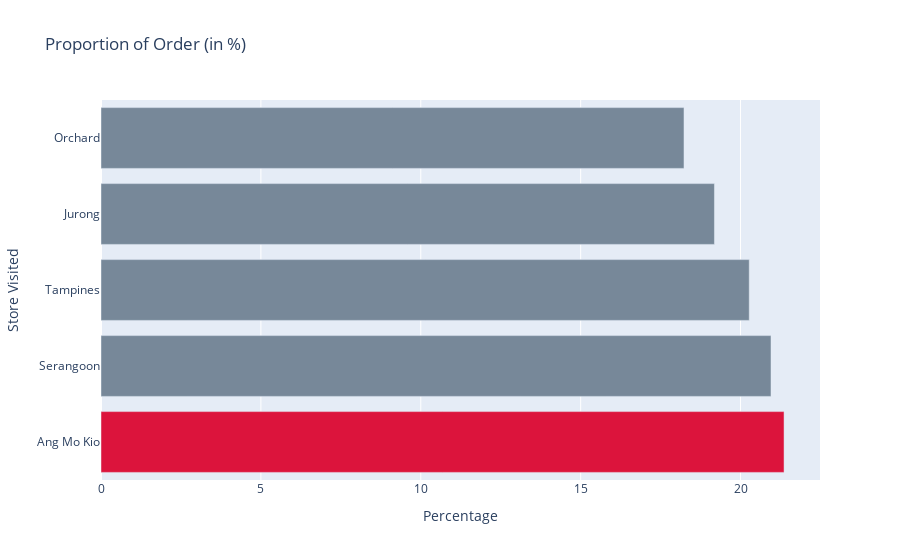

Notebook source saved alongside this figure:
### Code cell
counts = df3['Store Visited'].value_counts()*100/sum(df3['Store Visited'].value_counts())
popular_labels = counts.index[:10]   # Top 10
popular_labels
colors = ['lightslategray',] * len(popular_labels)
colors[0] = 'crimson'
fig = go.Figure(data=[go.Bar(
    x=counts[:10],
    y=popular_labels,
    marker_color=colors, # marker color can be a single color value or an iterable
    orientation='h'
)])

fig.update_layout(title_text='Proportion of Order (in %)',
                  xaxis_title="Percentage",
                  yaxis_title="Store Visited")

### Figure 1 — Plotly figure (JSON) as saved in the notebook; plotly's stock layout.template omitted (floating-point values rounded to 4 significant figures)
{"data": [{"marker": {"color": ["crimson", "lightslategray", "lightslategray", "lightslategray", "lightslategray"]}, "orientation": "h", "type": "bar", "x": [21.36, 20.95, 20.27, 19.18, 18.23], "y": ["Ang Mo Kio", "Serangoon", "Tampines", "Jurong", "Orchard"]}], "layout": {"autosize": true, "title": {"text": "Proportion of Order (in %)"}, "xaxis": {"autorange": true, "range": [0, 22.48], "title": {"text": "Percentage"}, "type": "linear"}, "yaxis": {"autorange": true, "range": [-0.5, 4.5], "title": {"text": "Store Visited"}, "type": "category"}}}
